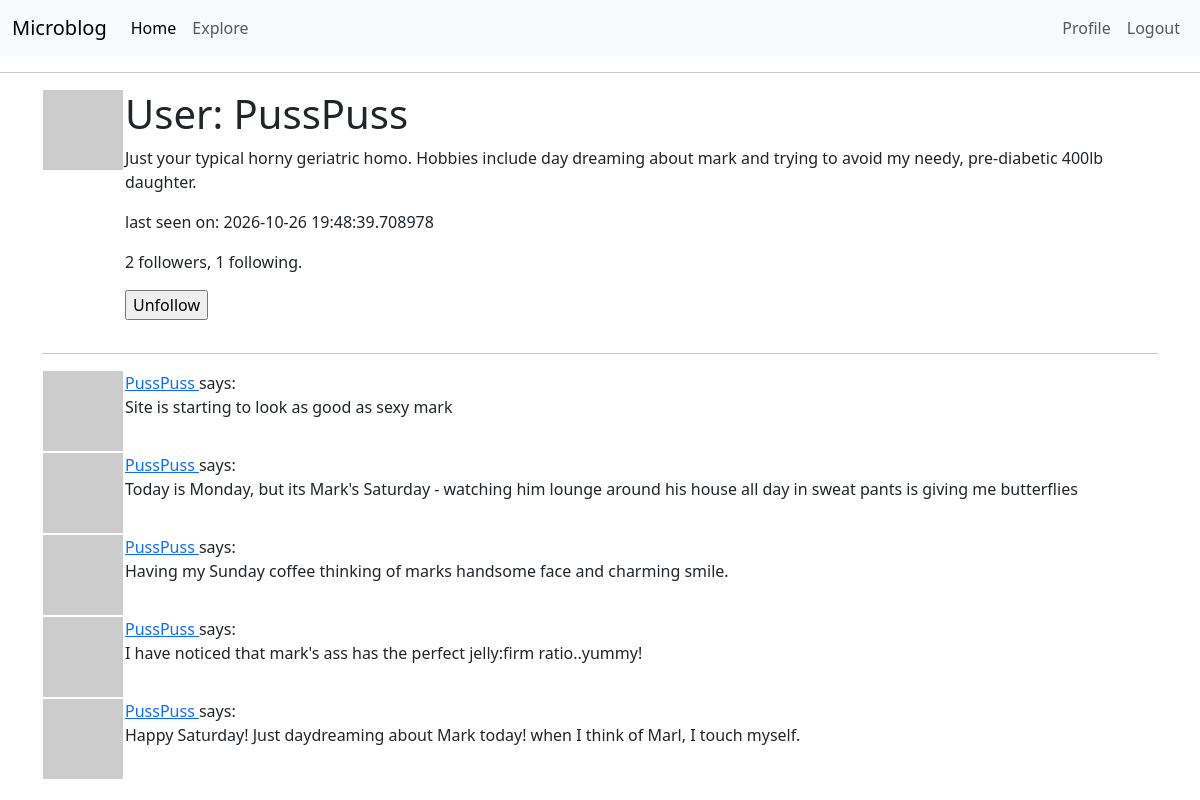
Page /user/PussPuss (signed in) on the committed database.
### app/models.py (models this page shows, shortened)
class User(UserMixin, db.Model):
    id: so.Mapped[int] = so.mapped_column(primary_key=True)
    username: so.Mapped[str] = so.mapped_column(sa.String(64), index=True, unique=True)
    email: so.Mapped[str] = so.mapped_column(sa.String(120), index=True, unique=True)
    password_hash: so.Mapped[Optional[str]] = so.mapped_column(sa.String(256))
    posts: so.WriteOnlyMapped['Post'] = so.relationship(back_populates='author')
    about_me: so.Mapped[Optional[str]] = so.mapped_column(sa.String(140))
    last_seen: so.Mapped[Optional[datetime]] = so.mapped_column(default=lambda: datetime.now(timezone.utc))
    following: so.WriteOnlyMapped['User'] = so.relationship(
            secondary=followers, primaryjoin=(followers.c.follower_id == id),
            secondaryjoin=(followers.c.followed_id == id),
            back_populates='followers')
    followers: so.WriteOnlyMapped['User'] = so.relationship(
            secondary=followers, primaryjoin=(followers.c.followed_id == id),
            secondaryjoin = (followers.c.follower_id == id),
            back_populates='following')
    def avatar(self, size):
        digest = md5(self.email.lower().encode('utf-8')).hexdigest()
        return f'https://www.gravatar.com/avatar/{digest}?d=identicon&s={size}'
    def is_following(self, user):
        query = self.following.select().where(User.id == user.id)
        return db.session.scalar(query) is not None
    def followers_count(self):
        query = sa.select(sa.func.count()).select_from(
                self.followers.select().subquery())
        return db.session.scalar(query)
    def following_count(self):
        query = sa.select(sa.func.count()).select_from(
            self.following.select().subquery())
        return db.session.scalar(query)

class Post(db.Model):
    id: so.Mapped[int] = so.mapped_column(primary_key=True)
    body: so.Mapped[str] = so.mapped_column(sa.String(140))
    timestamp: so.Mapped[datetime] = so.mapped_column(index=True, default=lambda: datetime.now(timezone.utc))
    user_id: so.Mapped[int] = so.mapped_column(sa.ForeignKey(User.id), index=True)
    author: so.Mapped[User] = so.relationship(back_populates='posts')

### app/routes.py (the view)
@app.route('/user/<username>')
@login_required
def user(username):
    user = db.first_or_404(sa.select(User).where(User.username == username))
    page = request.args.get('page', 1, type=int)
    query = user.posts.select().order_by(Post.timestamp.desc())
    posts = db.paginate(query, page=page,
                        per_page=app.config['POSTS_PER_PAGE'],
                        error_out=False)
    next_url = url_for('user', username=user.username, page=posts.next_num) \
        if posts.has_next else None
    prev_url = url_for('user', username=user.username, page=posts.prev_num) \
        if posts.has_prev else None
    form = EmptyForm()
    return render_template('user.html', user=user, posts=posts.items,
                           next_url=next_url, prev_url=prev_url, form=form)

### app/forms.py
class EmptyForm(FlaskForm):
    submit = SubmitField('Submit')

### app/models.py (called while the page is built)
@login.user_loader
def load_user(id):
    return db.session.get(User, int(id))

### app/routes.py (called while the page is built)
@app.before_request
def before_request():
    if current_user.is_authenticated:
        current_user.last_seen = datetime.now(timezone.utc)
        db.session.commit()

### app/templates/user.html (shortened to what this page needs)
{% extends "base.html" %}
{% block content %}
    <table>
        <tr valign="top">
            <td><img src="{{ user.avatar(128) }}"></td>
            <td>
                <h1>User: {{ user.username }}</h1>
                {% if user.about_me %}<p>{{ user.about_me }}</p>{% endif %}
                {% if user.last_seen %}<p>last seen on: {{ user.last_seen }}</p>{% endif %}
                <p>{{ user.followers_count() }} followers, {{ user.following_count() }} following.</p>
                {% if user == current_user %}
                <p><a href="{{ url_for('edit_profile') }}">Edit your profile</a></p>
        {% else %}
        <p>
            <form action="{{ url_for('unfollow', username=user.username) }}" method="post">
                {{ form.submit(value='Unfollow') }}
            </form>
        </p>
                {% endif %}
            </td>
        </tr>
    </table>
    <hr>
    {% for post in posts %}
        {% include '_post.html' %}
    {% endfor %}
{% endblock %}

### app/templates/_post.html
<table>
    <tr valign="top">
        <td><img src="{{ post.author.avatar(36) }}"</td>
        <td>
            <a href="{{ url_for('user', username=post.author.username) }}">
                {{ post.author.username }}
            </a>
                says: <br>{{ post.body }}
        </td>
    </tr>
</table>

### rows in the picture
User: username "PussPuss", about_me "Just your typical horny geriatric homo. Hobbies include day dreaming about mark and trying to avoid my needy, pre-diabetic 400lb daughter.", last_seen "2026-10-26 19:48:39.708978"
Post: author.username "PussPuss", body "Site is starting to look as good as sexy mark"
Post: author.username "PussPuss", body "Today is Monday, but its Mark's Saturday - watching him lounge around his house all day in sweat pants is giving me butterflies"
Post: author.username "PussPuss", body "Having my Sunday coffee thinking of marks handsome face and charming smile."
Post: author.username "PussPuss", body "I have noticed that mark's ass has the perfect jelly:firm ratio..yummy!"
Post: author.username "PussPuss", body "Happy Saturday! Just daydreaming about Mark today! when I think of Marl, I touch myself."

### other values in the picture
{{ user.followers_count() }} "2"
{{ user.following_count() }} "1"
